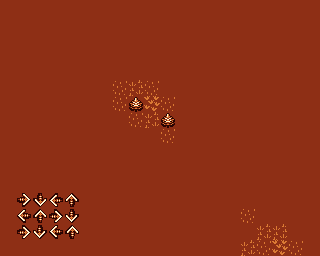

This game map was drawn from its Tiled (.tmx) file and the tilesets committed beside it. A one-line description and the full map source follow:
An orthogonal 20x16 tile map with 16x16 px tiles, 2 tile layers (Tile Layer 1, Flip Test), 1 hidden layer not drawn, 2 tilesets and 7 objects (Collision, Monster, Player, Path, Dig Area).

<map version="1.0" orientation="orthogonal" renderorder="right-down" width="20" height="16" tilewidth="16" tileheight="16" nextobjectid="12">
 <properties>
  <property name="AllowSave" type="bool" value="true" />
  <property name="Difficulty" type="int" value="2" />
  <property name="LootChance" type="float" value="0.5" />
  <property name="Name" value="Test Map" />
 </properties>
 <tileset firstgid="1" name="embedded_tileset" tilewidth="16" tileheight="16" tilecount="280" columns="10">
  <properties>
   <property name="Comment" value="Imbedded tileset." />
  </properties>
  <image source="tileset.png" width="160" height="448" />
  <tile id="0">
   <properties>
    <property name="Collision" type="bool" value="true" />
   </properties>
  </tile>
  <tile id="57">
   <properties>
    <property name="Collision" type="bool" value="true" />
   </properties>
  </tile>
  <tile id="216">
   <objectgroup draworder="index">
    <object id="1" name="Collision" x="1.25" y="1.1875" width="13.5625" height="13.6875">
     <ellipse />
    </object>
   </objectgroup>
  </tile>
  <tile id="250">
   <animation>
    <frame tileid="250" duration="100" />
    <frame tileid="251" duration="100" />
    <frame tileid="252" duration="100" />
    <frame tileid="253" duration="100" />
    <frame tileid="254" duration="100" />
    <frame tileid="253" duration="100" />
    <frame tileid="252" duration="100" />
    <frame tileid="251" duration="100" />
    <frame tileid="250" duration="100" />
   </animation>
  </tile>
 </tileset>
 <tileset firstgid="281" source="tileset.tsx" />
 <layer name="Tile Layer 1" width="20" height="16">
  <properties>
   <property name="Tile Layer Property" type="int" value="99" />
  </properties>
  <data encoding="csv">
51,51,51,51,51,51,51,51,51,51,51,51,51,51,51,51,51,51,51,51,
51,51,51,51,51,51,51,51,51,51,51,51,51,51,51,51,51,51,51,51,
51,51,51,51,51,51,51,51,51,51,51,51,51,51,51,51,51,51,51,51,
51,51,51,51,51,51,51,51,51,51,51,51,51,51,51,51,51,51,51,51,
51,51,51,51,51,51,51,51,51,51,51,51,51,51,51,51,51,51,51,51,
51,51,51,51,51,51,51,52,53,52,51,51,51,51,51,51,51,51,51,51,
51,51,51,51,51,51,51,52,58,54,52,51,51,51,51,51,51,51,51,51,
51,51,51,51,51,51,51,51,52,53,58,51,51,51,51,51,51,51,51,51,
51,51,51,51,51,51,51,51,51,51,52,51,51,51,51,51,51,51,51,51,
51,51,51,51,51,51,51,51,51,51,51,51,51,51,51,51,51,51,51,51,
51,51,51,51,51,51,51,51,51,51,51,51,51,51,51,51,51,51,51,51,
51,51,51,51,51,51,51,51,51,51,51,51,51,51,51,51,51,51,51,51,
51,51,51,51,51,51,51,51,51,51,51,51,51,51,51,51,51,51,51,51,
51,51,51,51,51,51,51,51,51,51,51,51,51,51,51,52,51,51,51,51,
51,51,51,51,51,51,51,51,51,51,51,51,51,51,51,51,53,53,51,51,
51,51,51,51,51,51,51,51,51,51,51,51,51,51,51,53,52,54,52,51
</data>
 </layer>
 <layer name="Flip Test" width="20" height="16">
  <properties>
   <property name="Comments">Normal with 3 rotates
X-flip with 3 rotates
Y-flip with 3 rotates</property>
  </properties>
  <data encoding="csv">
0,0,0,0,0,0,0,0,0,0,0,0,0,0,0,0,0,0,0,0,
0,0,0,0,0,0,0,0,0,0,0,0,0,0,0,0,0,0,0,0,
0,0,0,0,0,0,0,0,0,0,0,0,0,0,0,0,0,0,0,0,
0,0,0,0,0,0,0,0,0,0,0,0,0,0,0,0,0,0,0,0,
0,0,0,0,0,0,0,0,0,0,0,0,0,0,0,0,0,0,0,0,
0,0,0,0,0,0,0,0,0,0,0,0,0,0,0,0,0,0,0,0,
0,0,0,0,0,0,0,0,0,0,0,0,0,0,0,0,0,0,0,0,
0,0,0,0,0,0,0,0,0,0,0,0,0,0,0,0,0,0,0,0,
0,0,0,0,0,0,0,0,0,0,0,0,0,0,0,0,0,0,0,0,
0,0,0,0,0,0,0,0,0,0,0,0,0,0,0,0,0,0,0,0,
0,0,0,0,0,0,0,0,0,0,0,0,0,0,0,0,0,0,0,0,
0,0,0,0,0,0,0,0,0,0,0,0,0,0,0,0,0,0,0,0,
0,257,2684354817,3221225729,1610612993,0,0,0,0,0,0,0,0,0,0,0,0,0,0,0,
0,2147483905,3758096641,1073742081,536871169,0,0,0,0,0,0,0,0,0,0,0,0,0,0,0,
0,1073742081,536871169,2147483905,3758096641,0,0,0,0,0,0,0,0,0,0,0,0,0,0,0,
0,0,0,0,0,0,0,0,0,0,0,0,0,0,0,0,0,0,0,0
</data>
 </layer>
 <objectgroup name="Object Layer 1">
  <properties>
   <property name="Object Layer Property" type="bool" value="true" />
  </properties>
  <object id="1" name="Slime" type="Monster" gid="221" x="72.5" y="55.5" width="16" height="16">
   <properties>
    <property name="Asleep" type="bool" value="true" />
    <property name="Health" type="int" value="40" />
    <property name="Loot" value="Health Potion" />
    <property name="Speed" type="float" value="0.3" />
   </properties>
  </object>
  <object id="5" name="Hero" type="Player" gid="2147483839" x="232" y="143" width="16" height="16" />
  <object id="6" name="SlimePath" type="Path" x="80.5" y="51">
   <polyline points="0,0 12,64.5 39,83.5 101.5,100 132,71.5 113,6.5 33.5,0 1.5,0" />
  </object>
  <object id="7" name="Dig Area" x="225.5" y="169.5">
   <polygon points="0,0 -38,57.5 63,66 45.5,14" />
  </object>
  <object id="9" x="22" y="100" width="61.5" height="73.5" />
  <object id="11" x="122" y="185" />
 </objectgroup>
 <imagelayer name="Image Layer 1" visible="0" opacity="0.5">
  <image source="tileset.png" width="160" height="448" />
 </imagelayer>
</map>
